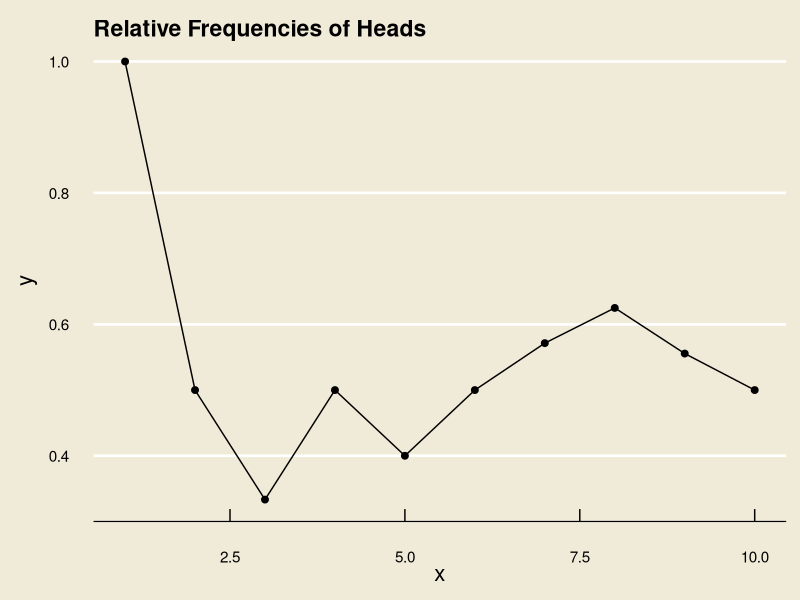
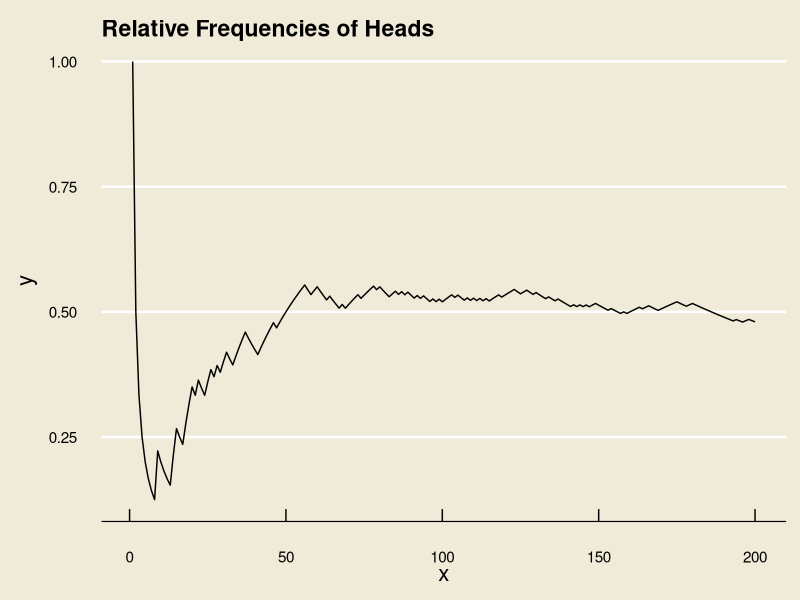

Write R code to recreate these figures, in order.
## ---- chunk 1
library(tidyverse)
library(ggthemes)
## ---- chunk 2
#| echo: false

library(tidyverse)
library(ggthemes)

x <- 1:10
y <- c(1, 1/2, 1/3, 2/4, 2/5, 3/6, 4/7, 5/8, 5/9, 5/10)

data.frame(x = x, y = y) %>%
  ggplot(aes(x = x, y = y)) +
  geom_point(size = 2) +
  geom_line() +
  theme_economist(base_size = 18) +
  theme(panel.background = element_rect("#f0ebd8"),
        plot.background = element_rect(fill = "#f0ebd8"),
        axis.title.y = element_text(size = 16,
                                    margin = margin(
                                      t = 0, 
                                      r = 10,
                                      b = 0, 
                                      l = 0)),
        axis.title.x = element_text(size = 16)
  ) +
  ggtitle("Relative Frequencies of Heads")
## ---- chunk 3
#| echo: false

library(tidyverse)
library(ggthemes)

set.seed(5)

x <- 1:200
y <- cumsum(sample(c(0, 1), size = 200, replace = T))/x

data.frame(x = x, y = y) %>%
  ggplot(aes(x = x, y = y)) +
  geom_line() +
  theme_economist(base_size = 18) +
  theme(panel.background = element_rect("#f0ebd8"),
        plot.background = element_rect(fill = "#f0ebd8"),
        axis.title.y = element_text(size = 16,
                                    margin = margin(
                                      t = 0, 
                                      r = 10,
                                      b = 0, 
                                      l = 0)),
        axis.title.x = element_text(size = 16)
  ) +
  ggtitle("Relative Frequencies of Heads")
## ---- chunk 4
#| echo: false

df <- matrix(c(
  rep(c("Taking", "High"), 10),
  rep(c("Taking", "Low"), 20),
  rep(c("Not Taking", "High"), 10),
  rep(c("Not Taking", "Low"), 10)
), ncol = 2, byrow = T)
colnames(df) <- c("Drug", "Blood Pressure")
df <- data.frame(df)
df$Drug <- factor(df$Drug)
df$Blood.Pressure <- factor(df$Blood.Pressure)

table(df)
